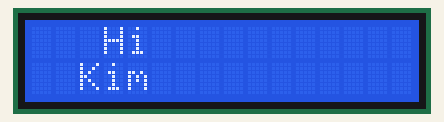
The sketch below on a simulated Arduino Uno, built with avr-gcc and run on an emulated ATmega328P. On the bench: 16×2 character LCD.

Above: at 0.1 s.
At 2.1 s:
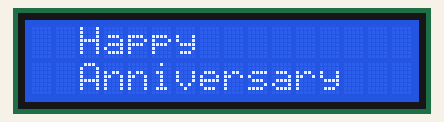
At 4.1 s:
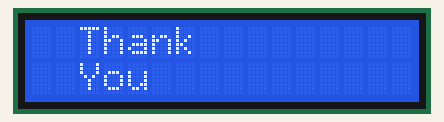
At 6.1 s:
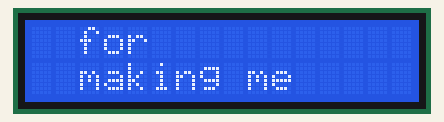
At 8.1 s:
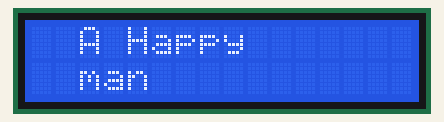
At 12.1 s:
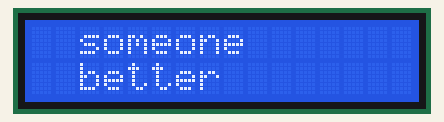

The sketch:

v1_lcd_only.ino
```cpp
#include<LiquidCrystal.h>


LiquidCrystal lcd(12, 11, 5, 4, 3, 2);


void setup()
{


}


void loop()
{
 {
lcd.begin(16, 2);
  }


  lcd.clear();
  lcd.setCursor(2, 0);
  lcd.print( " Hi");
  lcd. setCursor(2,1);
  lcd.print("Kim");
  delay(2000);


  lcd.clear();
  lcd.setCursor(2,0);
  lcd.print("Happy");
  lcd.setCursor(2,1);
  lcd.print("Anniversary");
  delay(2000);


  lcd.clear();
  lcd.setCursor(2,0);
  lcd.print("Thank");
  lcd.setCursor(2,1);
  lcd.print("You");
  delay(2000);


  lcd.clear();
  lcd.setCursor(2,0);
  lcd.print("for");
  lcd.setCursor(2,1);
  lcd.print("making me");
  delay(2000);


  lcd.clear();
  lcd.setCursor(2,0);
  lcd.print("A Happy");
  lcd.setCursor(2,1);
  lcd.print("man");
  delay(2000);


  lcd.clear();
  lcd.setCursor(2,0);
  lcd.print("I couldn't");
  lcd.setCursor(2,1);
  lcd.print("ask for");
  delay(2000);


  lcd.clear();
  lcd.setCursor(2,0);
  lcd.print("someone");
  lcd.setCursor(2,1);
  lcd.print("better");
  delay(2000);
}
```

Measured:
- by itself, everything shown: repeats every 14.1 s, in 7 steps
- what the display in image 0 shows lasts 2.0 s, from 0.1 s to 2.1 s
- what the display in image 5 shows lasts 2.1 s, from 12.1 s to 14.2 s
